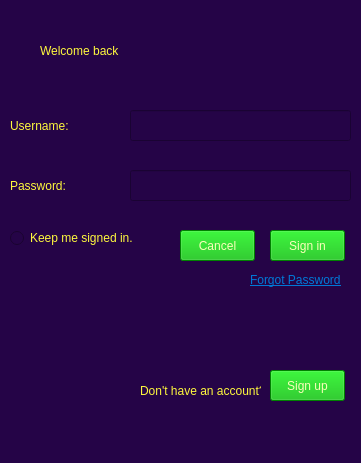
<?xml version="1.0" encoding="UTF-8"?>
<ui version="4.0">
 <class>MainWindow</class>
 <widget class="QMainWindow" name="MainWindow">
  <property name="geometry">
   <rect>
    <x>0</x>
    <y>0</y>
    <width>361</width>
    <height>463</height>
   </rect>
  </property>
  <property name="minimumSize">
   <size>
    <width>361</width>
    <height>463</height>
   </size>
  </property>
  <property name="maximumSize">
   <size>
    <width>361</width>
    <height>463</height>
   </size>
  </property>
  <property name="windowTitle">
   <string>Sign in</string>
  </property>
  <property name="styleSheet">
   <string notr="true">background-color: rgb(37, 4, 71);</string>
  </property>
  <widget class="QWidget" name="centralwidget">
   <widget class="QLabel" name="label">
    <property name="geometry">
     <rect>
      <x>40</x>
      <y>30</y>
      <width>281</width>
      <height>41</height>
     </rect>
    </property>
    <property name="styleSheet">
     <string notr="true">font: 48pt &quot;Gabriola&quot;;
color: rgb(255, 249, 61);</string>
    </property>
    <property name="text">
     <string>Welcome back</string>
    </property>
   </widget>
   <widget class="QLabel" name="label_2">
    <property name="geometry">
     <rect>
      <x>10</x>
      <y>110</y>
      <width>111</width>
      <height>31</height>
     </rect>
    </property>
    <property name="styleSheet">
     <string notr="true">font: 24pt &quot;Gabriola&quot;;
color: rgb(255, 249, 61);</string>
    </property>
    <property name="text">
     <string>Username:</string>
    </property>
   </widget>
   <widget class="QLabel" name="label_3">
    <property name="geometry">
     <rect>
      <x>10</x>
      <y>170</y>
      <width>101</width>
      <height>31</height>
     </rect>
    </property>
    <property name="styleSheet">
     <string notr="true">font: 24pt &quot;Gabriola&quot;;
color: rgb(255, 249, 61);</string>
    </property>
    <property name="text">
     <string>Password:</string>
    </property>
   </widget>
   <widget class="QLineEdit" name="lineEdit">
    <property name="geometry">
     <rect>
      <x>130</x>
      <y>110</y>
      <width>221</width>
      <height>31</height>
     </rect>
    </property>
    <property name="styleSheet">
     <string notr="true">font: 700 9pt &quot;Segoe Print&quot;;
color: rgb(255, 255, 255);</string>
    </property>
   </widget>
   <widget class="QLineEdit" name="lineEdit_2">
    <property name="geometry">
     <rect>
      <x>130</x>
      <y>170</y>
      <width>221</width>
      <height>31</height>
     </rect>
    </property>
    <property name="styleSheet">
     <string notr="true">font: 700 9pt &quot;Segoe Print&quot;;
color: rgb(255, 255, 255);</string>
    </property>
    <property name="echoMode">
     <enum>QLineEdit::EchoMode::Password</enum>
    </property>
    <property name="clearButtonEnabled">
     <bool>true</bool>
    </property>
   </widget>
   <widget class="QPushButton" name="pushButton">
    <property name="geometry">
     <rect>
      <x>270</x>
      <y>230</y>
      <width>75</width>
      <height>31</height>
     </rect>
    </property>
    <property name="cursor">
     <cursorShape>PointingHandCursor</cursorShape>
    </property>
    <property name="mouseTracking">
     <bool>true</bool>
    </property>
    <property name="tabletTracking">
     <bool>true</bool>
    </property>
    <property name="styleSheet">
     <string notr="true">background-color: rgb(0, 181, 0);
font: 12pt &quot;Mongolian Baiti&quot;;
color: rgb(249, 255, 185);</string>
    </property>
    <property name="text">
     <string>Sign in</string>
    </property>
   </widget>
   <widget class="QPushButton" name="pushButton_2">
    <property name="geometry">
     <rect>
      <x>180</x>
      <y>230</y>
      <width>75</width>
      <height>31</height>
     </rect>
    </property>
    <property name="cursor">
     <cursorShape>PointingHandCursor</cursorShape>
    </property>
    <property name="mouseTracking">
     <bool>true</bool>
    </property>
    <property name="tabletTracking">
     <bool>true</bool>
    </property>
    <property name="styleSheet">
     <string notr="true">background-color: rgb(0, 181, 0);
font: 12pt &quot;Mongolian Baiti&quot;;
color: rgb(249, 255, 185);</string>
    </property>
    <property name="text">
     <string>Cancel</string>
    </property>
   </widget>
   <widget class="QLabel" name="label_4">
    <property name="geometry">
     <rect>
      <x>140</x>
      <y>380</y>
      <width>121</width>
      <height>21</height>
     </rect>
    </property>
    <property name="styleSheet">
     <string notr="true">font: 13pt &quot;Gabriola&quot;;
color: rgb(255, 249, 61);</string>
    </property>
    <property name="text">
     <string>Don't have an account? </string>
    </property>
   </widget>
   <widget class="QPushButton" name="pushButton_3">
    <property name="geometry">
     <rect>
      <x>270</x>
      <y>370</y>
      <width>75</width>
      <height>31</height>
     </rect>
    </property>
    <property name="cursor">
     <cursorShape>PointingHandCursor</cursorShape>
    </property>
    <property name="mouseTracking">
     <bool>true</bool>
    </property>
    <property name="tabletTracking">
     <bool>true</bool>
    </property>
    <property name="styleSheet">
     <string notr="true">background-color: rgb(0, 181, 0);
font: 12pt &quot;Mongolian Baiti&quot;;
color: rgb(249, 255, 185);</string>
    </property>
    <property name="text">
     <string>Sign up</string>
    </property>
   </widget>
   <widget class="QLabel" name="label_5">
    <property name="geometry">
     <rect>
      <x>250</x>
      <y>270</y>
      <width>91</width>
      <height>21</height>
     </rect>
    </property>
    <property name="cursor">
     <cursorShape>PointingHandCursor</cursorShape>
    </property>
    <property name="mouseTracking">
     <bool>true</bool>
    </property>
    <property name="tabletTracking">
     <bool>true</bool>
    </property>
    <property name="styleSheet">
     <string notr="true">font: 13pt &quot;Gabriola&quot;;
color: rgb(255, 249, 61);</string>
    </property>
    <property name="text">
     <string>&lt;html&gt;&lt;head/&gt;&lt;body&gt;&lt;p&gt;&lt;a href=&quot;www.google.com&quot;&gt;&lt;span style=&quot; text-decoration: underline; color:#0078d7;&quot;&gt;Forgot Password?&lt;/span&gt;&lt;/a&gt;&lt;/p&gt;&lt;/body&gt;&lt;/html&gt;</string>
    </property>
    <property name="openExternalLinks">
     <bool>true</bool>
    </property>
    <property name="textInteractionFlags">
     <set>Qt::TextInteractionFlag::TextBrowserInteraction</set>
    </property>
   </widget>
   <widget class="QRadioButton" name="radioButton">
    <property name="enabled">
     <bool>true</bool>
    </property>
    <property name="geometry">
     <rect>
      <x>10</x>
      <y>230</y>
      <width>151</width>
      <height>16</height>
     </rect>
    </property>
    <property name="cursor">
     <cursorShape>PointingHandCursor</cursorShape>
    </property>
    <property name="styleSheet">
     <string notr="true">font: 13pt &quot;Gabriola&quot;;
color: rgb(255, 249, 61);</string>
    </property>
    <property name="text">
     <string>Keep me signed in.</string>
    </property>
   </widget>
   <zorder>lineEdit_2</zorder>
   <zorder>lineEdit</zorder>
   <zorder>label</zorder>
   <zorder>label_4</zorder>
   <zorder>label_5</zorder>
   <zorder>pushButton</zorder>
   <zorder>pushButton_2</zorder>
   <zorder>pushButton_3</zorder>
   <zorder>label_2</zorder>
   <zorder>label_3</zorder>
   <zorder>radioButton</zorder>
  </widget>
  <widget class="QMenuBar" name="menubar">
   <property name="geometry">
    <rect>
     <x>0</x>
     <y>0</y>
     <width>361</width>
     <height>22</height>
    </rect>
   </property>
  </widget>
  <widget class="QStatusBar" name="statusbar"/>
 </widget>
 <tabstops>
  <tabstop>lineEdit</tabstop>
  <tabstop>lineEdit_2</tabstop>
  <tabstop>radioButton</tabstop>
  <tabstop>pushButton</tabstop>
  <tabstop>pushButton_2</tabstop>
  <tabstop>pushButton_3</tabstop>
 </tabstops>
 <resources/>
 <connections/>
</ui>
